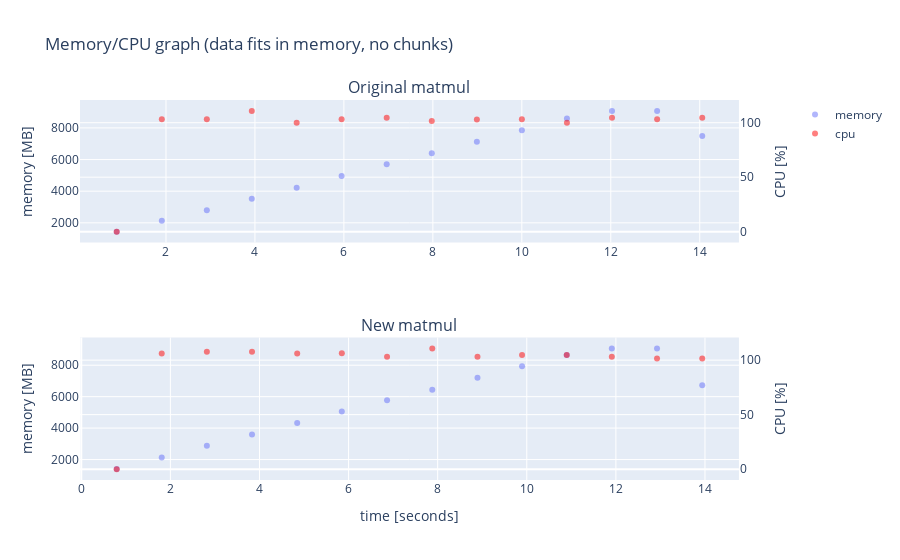

Source (notebook cell):
### Code cell
graph_mem_and_cpu(perfl6_nc_org, perfl6_nc, "data fits in memory, no chunks")

### Figure 1 — Plotly figure (JSON) as saved in the notebook; plotly's stock layout.template omitted (floating-point values rounded to 4 significant figures)
{"data": [{"hovertemplate": "time=%{x}<br>mem=%{y}<extra></extra>", "legendgroup": "", "marker": {"color": "#636efa", "opacity": 0.5, "symbol": "circle"}, "mode": "markers", "name": "memory", "orientation": "v", "showlegend": true, "type": "scatter", "x": [0.8918, 1.906, 2.918, 3.929, 4.938, 5.948, 6.962, 7.975, 8.989, 10.0, 11.01, 12.03, 13.04, 14.06], "xaxis": "x", "y": [1444.0, 2124.0, 2802.0, 3520.0, 4217.0, 4957.0, 5695.0, 6398.0, 7124.0, 7853.0, 8601.0, 9076.0, 9076.0, 7487.0], "yaxis": "y"}, {"hovertemplate": "time=%{x}<br>cpu=%{y}<extra></extra>", "legendgroup": "", "marker": {"color": "red", "opacity": 0.5, "symbol": "circle"}, "mode": "markers", "name": "cpu", "orientation": "v", "showlegend": true, "type": "scatter", "x": [0.8918, 1.906, 2.918, 3.929, 4.938, 5.948, 6.962, 7.975, 8.989, 10.0, 11.01, 12.03, 13.04, 14.06], "xaxis": "x", "y": [0, 103.1, 103.1, 110.9, 100, 103.1, 104.6, 101.5, 103, 103.2, 100, 104.7, 103.2, 104.6], "yaxis": "y2"}, {"hovertemplate": "time=%{x}<br>mem=%{y}<extra></extra>", "legendgroup": "", "marker": {"color": "#636efa", "opacity": 0.5, "symbol": "circle"}, "mode": "markers", "name": "", "orientation": "v", "showlegend": false, "type": "scatter", "x": [0.7951, 1.806, 2.819, 3.833, 4.847, 5.849, 6.864, 7.879, 8.894, 9.894, 10.9, 11.91, 12.92, 13.94], "xaxis": "x2", "y": [1390.0, 2138.0, 2877.0, 3588.0, 4332.0, 5048.0, 5770.0, 6436.0, 7198.0, 7930.0, 8651.0, 9071.0, 9071.0, 6731.0], "yaxis": "y3"}, {"hovertemplate": "time=%{x}<br>cpu=%{y}<extra></extra>", "legendgroup": "", "marker": {"color": "red", "opacity": 0.5, "symbol": "circle"}, "mode": "markers", "name": "", "orientation": "v", "showlegend": false, "type": "scatter", "x": [0.7951, 1.806, 2.819, 3.833, 4.847, 5.849, 6.864, 7.879, 8.894, 9.894, 10.9, 11.91, 12.92, 13.94], "xaxis": "x2", "y": [0, 106.2, 107.8, 107.6, 106.1, 106.3, 103.1, 110.8, 103.1, 104.7, 104.7, 103.2, 101.5, 101.6], "yaxis": "y4"}], "layout": {"annotations": [{"font": {"size": 16}, "showarrow": false, "text": "Original matmul", "x": 0.47, "xanchor": "center", "xref": "paper", "y": 1, "yanchor": "bottom", "yref": "paper"}, {"font": {"size": 16}, "showarrow": false, "text": "New matmul", "x": 0.47, "xanchor": "center", "xref": "paper", "y": 0.375, "yanchor": "bottom", "yref": "paper"}], "autosize": true, "title": {"text": "Memory/CPU graph (data fits in memory, no chunks)"}, "xaxis": {"anchor": "y", "autorange": true, "domain": [0, 0.94], "range": [0.1086, 14.84], "type": "linear"}, "xaxis2": {"anchor": "y3", "autorange": true, "domain": [0, 0.94], "range": [0.01307, 14.72], "title": {"text": "time [seconds]"}, "type": "linear"}, "yaxis": {"anchor": "x", "autorange": true, "domain": [0.625, 1], "range": [853.2, 9667.0], "title": {"text": "memory [MB]"}, "type": "linear"}, "yaxis2": {"anchor": "x", "autorange": true, "overlaying": "y", "range": [-8.581, 119.5], "side": "right", "title": {"text": "CPU [%]"}, "type": "linear"}, "yaxis3": {"anchor": "x2", "autorange": true, "domain": [0, 0.375], "range": [796.0, 9666.0], "title": {"text": "memory [MB]"}, "type": "linear"}, "yaxis4": {"anchor": "x2", "autorange": true, "overlaying": "y3", "range": [-8.573, 119.4], "side": "right", "title": {"text": "CPU [%]"}, "type": "linear"}}}
